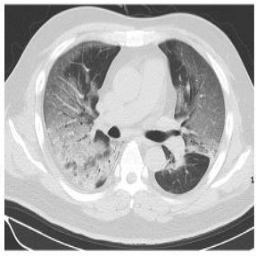
#> input picture results/plain1.png, 256 x 256 px
$ python AddNoise.py
#> lines starting #> are read from the running program, lines starting #| are printed output that depends on the picture
#> in main, im is the input picture: shape (256, 256, 3); min 42, max 255, mean 176.2
import cv2
import math
import random
import numpy as np
import matplotlib.pyplot as plt
np.random.seed(0)
def gauss_noise(image, mean=0, var=0.001):
    '''
        添加高斯噪声
        mean : 均值
        var : 方差
    '''
#> called with mean = 0, var = 0.01
    image = np.array(image/255, dtype=float)
    noise = np.random.normal(mean, var ** 0.5, image.shape)
    out = image + noise
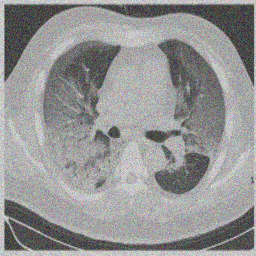
#> out: shape (256, 256, 3) float64; mean of channels 0, 1, 2 0.691, 0.692, 0.691; drawn with min black and max white
    if out.min() < 0:
        low_clip = -1.
    else:
        low_clip = 0.
    out = np.clip(out, low_clip, 1.0)
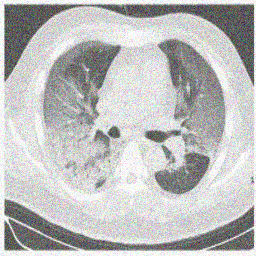
#> out: shape (256, 256, 3) float64; mean of channels 0, 1, 2 0.686, 0.687, 0.687; drawn with min black and max white
    out = np.uint8(out*255)
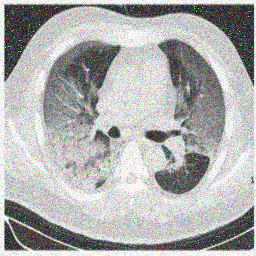
#> out: shape (256, 256, 3); mean of channels 0, 1, 2 174.8, 175, 174.9; drawn as B, G, R
    return out

#默认10%的椒盐噪声
def salt_and_pepper_noise(noise_img, proportion=0.1):
#> called with proportion = 0.05
    height, width, _ = noise_img.shape
#> height = 256; width = 256
    num = int(height * width * proportion)  # 多少个像素点添加椒盐噪声
#> num = 3276
    for i in range(num):
        w = random.randint(0, width - 1)
        h = random.randint(0, height - 1)
        if random.randint(0, 1) == 0:
            noise_img[h, w] = 0
        else:
            noise_img[h, w] = 255
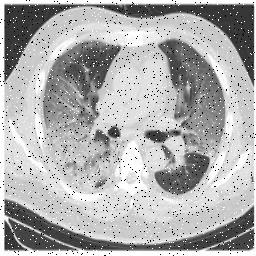
#> noise_img: shape (256, 256, 3); min 0, max 255, mean 173.7
    return noise_img

def main():
  img1='results/plain1.png'
  im=cv2.imread(img1)
  gauss_img=gauss_noise(im,mean=0,var=0.01)
  salt_img=salt_and_pepper_noise(im,proportion=0.05)
  cv2.imwrite('./gauss_img.png',gauss_img)
  cv2.imwrite('./salt_img.png',salt_img)


if __name__== '__main__':
  main()

$ run again, with results/plain10.png copied over results/plain1.png
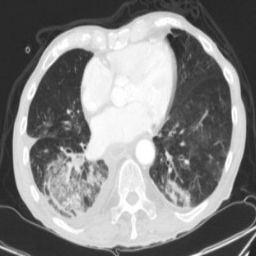
#> input picture results/plain10.png, 256 x 256 px
#> in main, im is the input picture: shape (256, 256, 3); min 32, max 255, mean 133
#> in gauss_noise, `out = np.uint8(out*255)`:
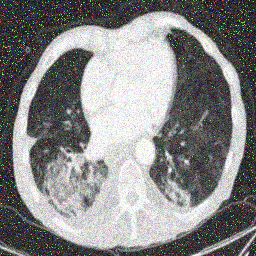
#> out: shape (256, 256, 3); mean of channels 0, 1, 2 134, 134.2, 134.1; drawn as B, G, R
#> after the loop in salt_and_pepper_noise, `for i in range(num):`:
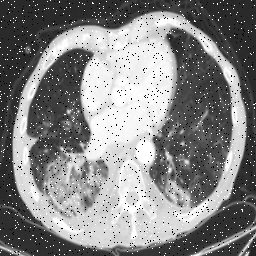
#> noise_img: shape (256, 256, 3); min 0, max 255, mean 132.7

$ run again, with results/plain2.png copied over results/plain1.png
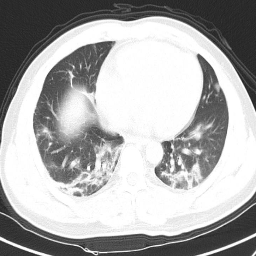
#> input picture results/plain2.png, 256 x 256 px
#> in main, im is the input picture: shape (256, 256, 3); min 33, max 255, mean 173.5
#> in gauss_noise, `out = np.uint8(out*255)`:
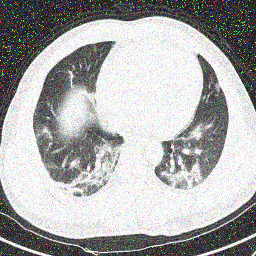
#> out: shape (256, 256, 3); mean of channels 0, 1, 2 170.6, 170.8, 170.7; drawn as B, G, R
#> after the loop in salt_and_pepper_noise, `for i in range(num):`:
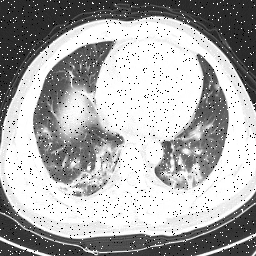
#> noise_img: shape (256, 256, 3); min 0, max 255, mean 171.2

$ run again, with results/plain3.png copied over results/plain1.png
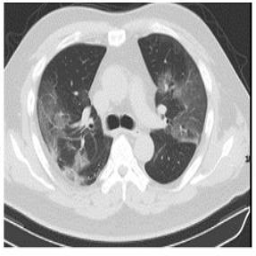
#> input picture results/plain3.png, 256 x 256 px
#> in main, im is the input picture: shape (256, 256, 3); min 3, max 255, mean 167.4
#> in gauss_noise, `out = np.uint8(out*255)`:
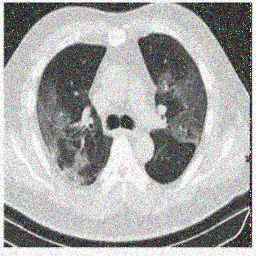
#> out: shape (256, 256, 3); mean of channels 0, 1, 2 166.3, 166.6, 166.5; drawn as B, G, R
#> after the loop in salt_and_pepper_noise, `for i in range(num):`:
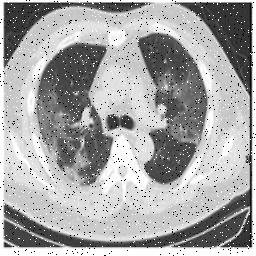
#> noise_img: shape (256, 256, 3); min 0, max 255, mean 165.3
